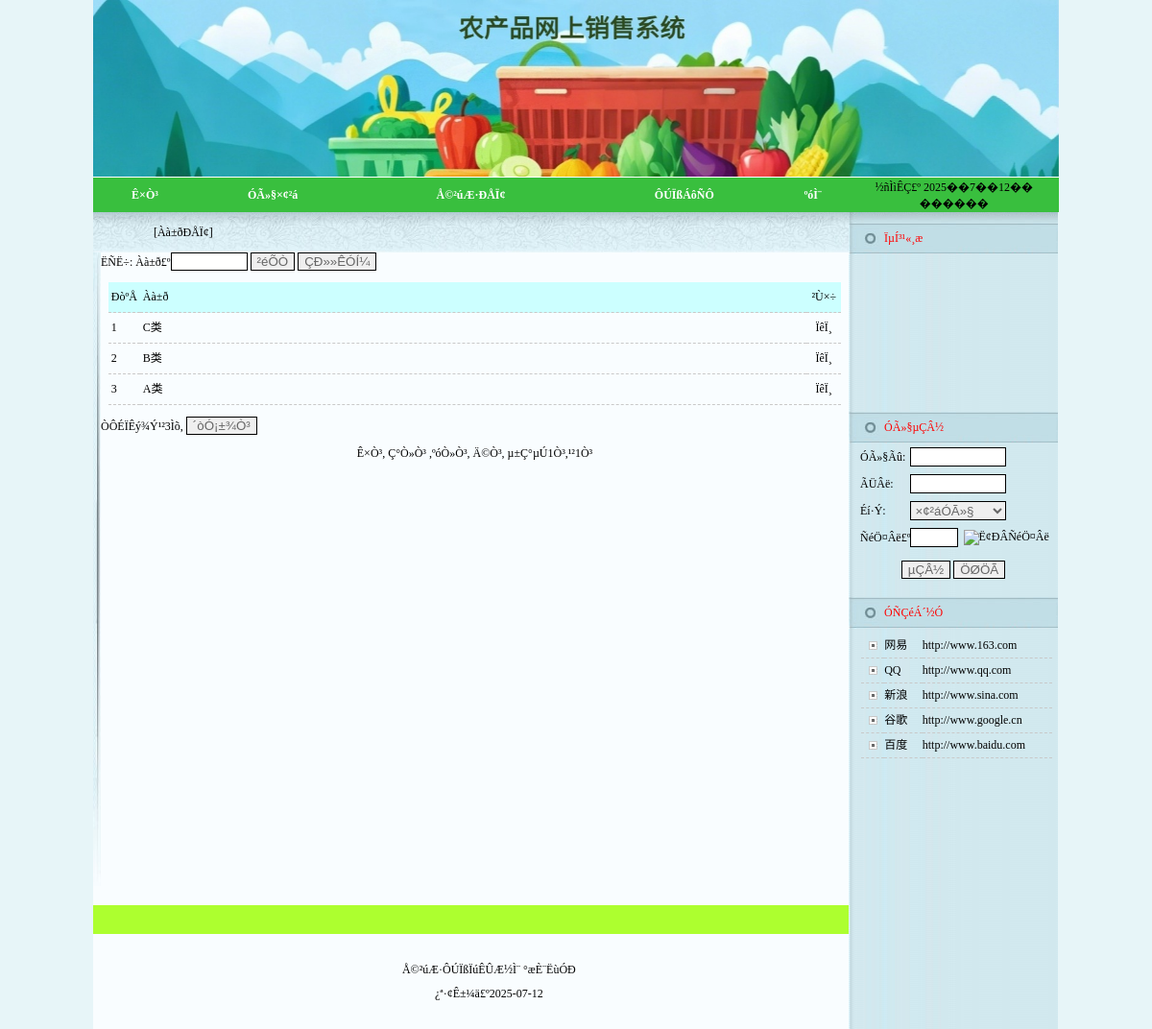
Screenshot of /leibiexinxilist.php with the database file from the repository.
### tables this page shows
CREATE TABLE `leibiexinxi` (
  `id` int(11) NOT NULL AUTO_INCREMENT,
  `leibie` varchar(50) DEFAULT NULL,
  `addtime` timestamp NOT NULL DEFAULT CURRENT_TIMESTAMP,
  PRIMARY KEY (`id`)
);

CREATE TABLE `youqinglianjie` (
  `id` int(11) NOT NULL AUTO_INCREMENT,
  `wangzhanmingcheng` varchar(50) DEFAULT NULL,
  `wangzhi` varchar(50) DEFAULT NULL,
  `addtime` timestamp NULL DEFAULT CURRENT_TIMESTAMP,
  `logo` varchar(255) DEFAULT NULL,
  PRIMARY KEY (`id`)
);

### qtleft.php (the view, shortened to what this page needs)
<TABLE cellSpacing=0
       cellPadding=0 width="218" border=0>
    <TBODY>
    <TR>
        <TD><IMG height=11 src="qtimages/righttop.jpg"
                 width=218></TD>
    </TR>
    <TR>
        <TD background=qtimages/rightbg1.jpg height=33>
            <TABLE cellSpacing=0 cellPadding=0 width="83%" align=right
                   border=0>
                <TBODY>
                <TR>
                    <TD class=red width="69%">ÏµÍ³¹«¸æ</TD>
                    <TD width="31%"></TD>
                </TR>
                </TBODY>
            </TABLE>
        </TD>
    </TR>
    <TR>
        <TD height="154">
            <TABLE cellSpacing=0 cellPadding=0 width="93%" align=center
                   border=0>
                <TBODY>
                <TR>
                    <TD>
                        <marquee border="0" direction="up" height="138" onMouseOut="start()" onMouseOver="stop()"
                                 scrollamount="1" scrolldelay="50">
                            <table width="100%" height="100%"
                                   border="0" align="center"
                                   cellpadding="0" cellspacing="5">
                            </table>
                        </marquee>
                    </TD>
                </TR>
                </TBODY>
            </TABLE>
        </TD>
    </TR>
    <tr>
        <td height="10"></td>
    </tr>
    <TR>
        <TD background=qtimages/rightbg1.jpg height=33>
            <TABLE cellSpacing=0 cellPadding=0 width="83%" align=right
                   border=0>
                <TBODY>
                <TR>
                    <TD class=red width="69%">ÓÃ»§µÇÂ½</TD>
                    <TD width="31%"></TD>
                </TR>
                </TBODY>
            </TABLE>
        </TD>
    </TR>
    <TR>
        <TD align=middle><?php
            if ($_SESSION['cx'] == "") {
                ?>
                <table width="100%" height="100%" border="0" cellpadding="0" cellspacing="0">
                    <form action="userlog_post.php" method="post" name="userlog" id="userlog">
                        <tr>
                            <td width="12" height="28">&nbsp;</td>
                            <td width="49" height="28">ÓÃ»§Ãû:</td>
                            <td width="109" height="28" colspan="2"><input name="username" type="text" id="username"
                                                                           style="width:100px; height:20px; border:solid 1px #000000; color:#666666"/>
                            </td>
                        </tr>
                        <tr>
                            <td height="28">&nbsp;</td>
                            <td height="28">ÃÜÂë:</td>
                            <td height="28" colspan="2"><input name="pwd1" type="password" id="pwd1"
                                                               style="width:100px; height:20px; border:solid 1px #000000; color:#666666"/>
                            </td>
                        </tr>
                        <tr>
                            <td height="28">&nbsp;</td>
                            <td height="28">Éí·Ý:</td>
                            <td height="28" colspan="2">
                                <select name="cx" id="cx"
                                        style="width:100px; height:20px; border:solid 1px #000000; color:#666666">
                                    <option value="×¢²áÓÃ»§">×¢²áÓÃ»§</option>
                                </select></td>
                        </tr>
                        <tr>
                            <td height="28">&nbsp;</td>
                            <td height="28">ÑéÖ¤Âë£º</td>
                            <td height="28"><input name="yzm" type="text" id="yzm"
                                                   style=" height:20px; border:solid 1px #000000; color:#666666; width:50px"/>
                            </td>
                            <td><img alt="Ë¢ÐÂÑéÖ¤Âë" onclick="this.src='code.php?time='+new Date().getTime();"
                                     src="code.php?time='+new Date().getTime();" style="cursor:hand"/></td>
                        </tr>
                        <tr>
                            <td height="38" colspan="4" align="center"><input type="submit" name="Submit" value="µÇÂ½"
                                                                              style=" height:19px; border:solid 1px #000000; color:#666666"/>
                                <input type="reset" name="Submit2" value="ÖØÖÃ"
                                       style=" height:19px; border:solid 1px #000000; color:#666666"/></td>
                        </tr>
                    </form>
                </table>
            <?php } ?></TD>
    </TR>
    <TR>
        <TD height=10></TD>
    </TR>
    <TR>
        <TD background=qtimages/rightbg1.jpg height=33>
            <TABLE cellSpacing=0 cellPadding=0 width="83%" align=right
                   border=0>
                <TBODY>
                <TR>
                    <TD class=red width="69%">ÓÑÇéÁ´½Ó</TD>
                    <TD width="31%"></TD>
                </TR>
                </TBODY>
            </TABLE>
        </TD>
    </TR>
    <TR>
        <TD style="PADDING-LEFT: 7px; PADDING-TOP: 5px" align=middle>
            <table class="newsline" cellspacing="0" cellpadding="0" width="94%"
                   align="center" border="0">
                <tbody>
                <?php
                $sql = "select * from youqinglianjie order by id desc";
                $query = mysql_query($sql);
                $rowscount = mysql_num_rows($query);
                if ($rowscount > 0) {
                    for ($i = 0; $i < $rowscount; $i++) {
                        ?>
                        <tr>
                            <td width="12%" height="25" align="center"><span class="STYLE2"><img src="qtimages/1.jpg"/></span>
                            </td>
                            <td width="20%" height="25"><a href="<?php echo mysql_result($query, $i, "wangzhi"); ?>"
                                                           target="_blank"><?php echo mysql_result($query, $i, "wangzhanmingcheng"); ?></a>
                            </td>
                            <td width="68%" height="25"><a href="<?php echo mysql_result($query, $i, "wangzhi"); ?>"
                                                           target="_blank"><?php echo mysql_result($query, $i, "wangzhi"); ?></a>
                            </td>
                        </tr>
                        <?php
                    }
                }
                ?>
                </tbody>
            </table>
        </TD>
    </TR>
    <TR>
        <TD>&nbsp;</TD>
    </TR>
    </TBODY>
</TABLE>

### leibiexinxilist.php (shortened to what this page needs)
<html>
<head>
<LINK href="qtimages/style.css" type=text/css rel=stylesheet>
</head>
<body>
<TABLE cellSpacing=0 cellPadding=0 width=1002 align=center border=0>
  <TBODY>
  <TR>
    <TD>
<?php include_once 'qttop.php';?></TD></TR>
  <TR>
    <TD>
      <TABLE cellSpacing=0 cellPadding=0 width=1002 border=0>
        <TBODY>
        <TR>
          <TD vAlign=top width=786>
            <TABLE cellSpacing=0 cellPadding=0 width=787 bgColor=#f9fdff
            border=0>
              <TBODY>
              <TR>
                <TD
                  height=42 background=qtimages/sy_bg.jpg class="title"><table width="100%" border="0" cellpadding="0" cellspacing="0">
                  <tr>
                    <td width="8%">&nbsp;</td>
                    <td width="92%" ><font class="title">[Àà±ðÐÅÏ¢]</font></td>
                  </tr>
                </table></TD>
              </TR>
              <TR>
                <TD vAlign=top bgColor=#edf7f9 height=74>
                  <TABLE cellSpacing=0 cellPadding=0 width=787 border=0>
                    <TBODY>
                    <TR>
                      <TD width=8 height="246" align=right><IMG height=660
                        src="qtimages/sy_line.jpg" width=8></TD>
                      <TD width=100% height="660" vAlign=top bgColor=#f9fdff>
					 <form id="form1" name="form1" method="post" action="">
  ËÑË÷: Àà±ð£º<input name="leibie" type="text" id="leibie" style='border:solid 1px #000000; color:#666666;width:80px' />
  <input type="submit" name="Submit" value="²éÕÒ" style='border:solid 1px #000000; color:#666666' />&nbsp;<input type="button" name="Submit3" value="ÇÐ»»ÊÓÍ¼" style='border:solid 1px #000000; color:#666666' onClick="location.href='leibiexinxilisttp.php';" />
</form>
<table width="98%" border="0"  align="center" cellpadding="3" cellspacing="1" bordercolor="#00FFFF" style="border-collapse:collapse" class="newsline">
  <tr>
    <td width="25" bgcolor="#CCFFFF">ÐòºÅ</td>
    <td bgcolor='#CCFFFF'>Àà±ð</td>
    <td width="30" align="center" bgcolor="#CCFFFF">²Ù×÷</td>
  </tr>
  <?php
    $sql="select * from leibiexinxi where 1=1";
  $sql=$sql." order by id desc";
$query=mysql_query($sql);
  $rowscount=mysql_num_rows($query);
  if($rowscount==0)
  {}
  else
  {
  $pagelarge=10;
  $pagecurrent=$_GET["pagecurrent"];
  if($rowscount%$pagelarge==0)
  {
		$pagecount=$rowscount/$pagelarge;
  }
  else
  {
   		$pagecount=intval($rowscount/$pagelarge)+1;
  }
  if($pagecurrent=="" || $pagecurrent<=0)
{
	$pagecurrent=1;
}
		$ddddd=$pagecurrent*$pagelarge;
	if($pagecurrent==$pagecount)
	{
		if($rowscount%$pagelarge==0)
		{
		$ddddd=$pagecurrent*$pagelarge;
		}
		else
		{
		$ddddd=$pagecurrent*$pagelarge-$pagelarge+$rowscount%$pagelarge;
		}
	}
	for($i=$pagecurrent*$pagelarge-$pagelarge;$i<$ddddd;$i++)
{
  ?>
  <tr>
    <td width="25"><?php echo $i+1;?></td>
    <td><?php echo mysql_result($query,$i,leibie);?></td>
    <td width="30" align="center"><a href="leibiexinxidetail.php?id=<?php echo mysql_result($query,$i,"id");?>">ÏêÏ¸</a></td>
  </tr>
  	<?php
	}
}
?>
</table>
<p>ÒÔÉÏÊý¾Ý¹²<?php echo $rowscount;?>Ìõ,
  <input type="button" name="Submit2" onclick="javascript:window.print();" value="´òÓ¡±¾Ò³" style='border:solid 1px #000000; color:#666666' />
</p>
<p align="center"><a href="leibiexinxilist.php?pagecurrent=1">Ê×Ò³</a>, <a href="leibiexinxilist.php?pagecurrent=<?php echo $pagecurrent-1;?>">Ç°Ò»Ò³</a> ,<a href="leibiexinxilist.php?pagecurrent=<?php echo $pagecurrent+1;?>">ºóÒ»Ò³</a>, <a href="leibiexinxilist.php?pagecurrent=<?php echo $pagecount;?>">Ä©Ò³</a>, µ±Ç°µÚ<?php echo $pagecurrent;?>Ò³,¹²<?php echo $pagecount;?>Ò³ </p>
                     </TD>
                    </TR></TBODY></TABLE></TD></TR>
              <TR>
                <TD bgColor=#f9fdff height=5></TD></TR>
              <TR>
                <TD>&nbsp;</TD>
              </TR>
              <TR>
                <TD>
                  <?php include_once 'qtdown.php';?></TD></TR></TBODY></TABLE></TD>
          <TD vAlign=top width=216
            background=qtimages/rightbg.jpg><?php include_once 'qtleft.php';?>
</TD></TR></TBODY></TABLE></TD></TR></TBODY></TABLE>
</body>
</html>

### qtimages/style.css (style rules this page uses)
BODY { MARGIN: 0px }
BODY TD { FONT-SIZE: 12px }
A:link { COLOR: #000; TEXT-DECORATION: none }
.red { COLOR: #f00 }
.newsline TD { LINE-HEIGHT: 25px; BORDER-BOTTOM: #c9c9c9 1px dashed }
.newsline TD A:link { COLOR: #000 }
.STYLE2 { color: #FFFFFF }
body { background-color: #E7F5F8; }

### rows the page displays
leibiexinxi: leibie "C类"
leibiexinxi: leibie "B类"
leibiexinxi: leibie "A类"
youqinglianjie: wangzhanmingcheng "网易", wangzhi "http://www.163.com"
youqinglianjie: wangzhanmingcheng "QQ", wangzhi "http://www.qq.com"
youqinglianjie: wangzhanmingcheng "新浪", wangzhi "http://www.sina.com"
youqinglianjie: wangzhanmingcheng "谷歌", wangzhi "http://www.google.cn"
youqinglianjie: wangzhanmingcheng "百度", wangzhi "http://www.baidu.com"

### other values shown
$rowscount "3"
$pagecurrent "1"
$pagecount "1"
